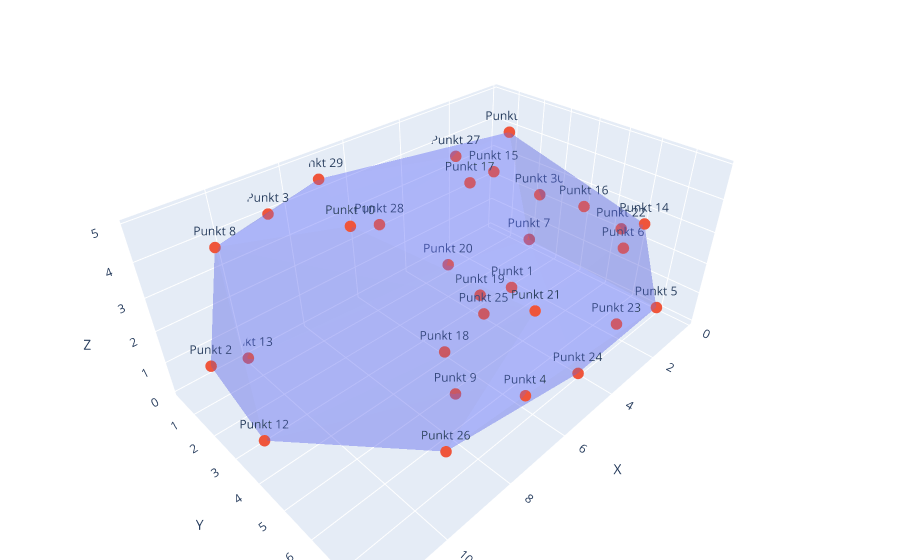

This figure's notebook cell:
### Code cell
import numpy as np
from scipy.spatial import ConvexHull
import plotly.graph_objects as go

# --- dane (jak u Ciebie) ---
zbior3 = {
    "A": (1, 1, 0),
    "B": (3, 7, 2),
    "C": (6, 6, 1),
    "D": (8, 3, 0),
    "E": (4, 5, 3),
    "F": (3, 3, 2),
    "G": (10, 1, 0),
    "H": (7, 1, 1),
}

np.random.seed(42)  # dla powtarzalności
n = 30
xs = np.random.uniform(0, 12, n)
ys = np.random.uniform(0, 8, n)
zs = np.random.uniform(0, 5, n)

zbior3 = {f"Punkt {i+1}": (float(xs[i]), float(ys[i]), float(zs[i])) for i in range(n)}

names = list(zbior3.keys())
pts = np.array(list(zbior3.values()), dtype=float)  # (n,3)

# --- otoczka 3D (Qhull) ---
hull = ConvexHull(pts)

# siatka trójkątów (simplices) -> Mesh3d
I = hull.simplices[:, 0]
J = hull.simplices[:, 1]
K = hull.simplices[:, 2]

mesh = go.Mesh3d(
    x=pts[:, 0], y=pts[:, 1], z=pts[:, 2],
    i=I, j=J, k=K,
    opacity=0.25,
    flatshading=True,
    name="Otoczka",
    hoverinfo="skip"
)

# punkty
scat = go.Scatter3d(
    x=pts[:, 0], y=pts[:, 1], z=pts[:, 2],
    mode="markers+text",
    text=names,
    textposition="top center",
    marker=dict(size=4),
    name="Punkty"
)

fig = go.Figure(data=[mesh, scat])
fig.update_layout(
    scene=dict(
        xaxis_title="X",
        yaxis_title="Y",
        zaxis_title="Z",
        aspectmode="data"
    ),
    margin=dict(l=0, r=0, t=0, b=0)
)

fig.show()

### Figure 1 — Plotly figure (JSON) as saved in the notebook; plotly's stock layout.template omitted (floating-point values rounded to 4 significant figures)
{"data": [{"flatshading": true, "hoverinfo": "skip", "i": [7, 7, 13, 13, 13, 25, 28, 28, 29, 29, 29, 21, 21, 21, 3, 3, 23, 23, 23, 23, 1, 1, 1, 2, 2, 2, 19, 19, 19, 26, 26, 26, 8, 8, 8, 8], "j": [20, 9, 4, 9, 9, 20, 9, 7, 4, 6, 6, 4, 13, 13, 4, 25, 3, 3, 6, 12, 7, 12, 12, 28, 12, 12, 6, 12, 12, 28, 12, 12, 12, 23, 25, 23], "k": [11, 20, 20, 10, 20, 11, 10, 9, 10, 10, 4, 10, 10, 4, 20, 20, 4, 25, 4, 6, 11, 11, 7, 7, 7, 28, 10, 10, 6, 10, 10, 28, 11, 12, 11, 25], "name": "Otoczka", "opacity": 0.25, "type": "mesh3d", "x": [4.494, 11.41, 8.784, 7.184, 1.872, 1.872, 0.697, 10.39, 7.213, 8.497, 0.247, 11.64, 9.989, 2.548, 2.182, 2.201, 3.651, 6.297, 5.183, 3.495, 7.342, 1.674, 3.506, 4.396, 5.473, 9.422, 2.396, 6.171, 7.109, 0.5574], "y": [4.86, 1.364, 0.5204, 7.591, 7.725, 6.467, 2.437, 0.7814, 5.474, 3.521, 0.9763, 3.961, 0.2751, 7.275, 2.07, 5.3, 2.494, 4.161, 4.374, 1.479, 7.757, 6.201, 7.516, 7.159, 4.783, 7.375, 0.7079, 1.568, 0.3618, 2.603], "z": [1.943, 1.357, 4.144, 1.784, 1.405, 2.713, 0.7046, 4.011, 0.3728, 4.934, 3.861, 0.9936, 0.02761, 4.077, 3.534, 3.645, 3.856, 0.3702, 1.792, 0.5793, 4.316, 3.116, 1.654, 0.3178, 1.555, 1.626, 3.648, 3.188, 4.436, 2.361]}, {"marker": {"size": 4}, "mode": "markers+text", "name": "Punkty", "text": ["Punkt 1", "Punkt 2", "Punkt 3", "Punkt 4", "Punkt 5", "Punkt 6", "Punkt 7", "Punkt 8", "Punkt 9", "Punkt 10", "Punkt 11", "Punkt 12", "Punkt 13", "Punkt 14", "Punkt 15", "Punkt 16", "Punkt 17", "Punkt 18", "Punkt 19", "Punkt 20", "Punkt 21", "Punkt 22", "Punkt 23", "Punkt 24", "Punkt 25", "Punkt 26", "Punkt 27", "Punkt 28", "Punkt 29", "Punkt 30"], "textposition": "top center", "type": "scatter3d", "x": [4.494, 11.41, 8.784, 7.184, 1.872, 1.872, 0.697, 10.39, 7.213, 8.497, 0.247, 11.64, 9.989, 2.548, 2.182, 2.201, 3.651, 6.297, 5.183, 3.495, 7.342, 1.674, 3.506, 4.396, 5.473, 9.422, 2.396, 6.171, 7.109, 0.5574], "y": [4.86, 1.364, 0.5204, 7.591, 7.725, 6.467, 2.437, 0.7814, 5.474, 3.521, 0.9763, 3.961, 0.2751, 7.275, 2.07, 5.3, 2.494, 4.161, 4.374, 1.479, 7.757, 6.201, 7.516, 7.159, 4.783, 7.375, 0.7079, 1.568, 0.3618, 2.603], "z": [1.943, 1.357, 4.144, 1.784, 1.405, 2.713, 0.7046, 4.011, 0.3728, 4.934, 3.861, 0.9936, 0.02761, 4.077, 3.534, 3.645, 3.856, 0.3702, 1.792, 0.5793, 4.316, 3.116, 1.654, 0.3178, 1.555, 1.626, 3.648, 3.188, 4.436, 2.361]}], "layout": {"margin": {"b": 0, "l": 0, "r": 0, "t": 0}, "scene": {"aspectmode": "data", "xaxis": {"title": {"text": "X"}}, "yaxis": {"title": {"text": "Y"}}, "zaxis": {"title": {"text": "Z"}}}}}
